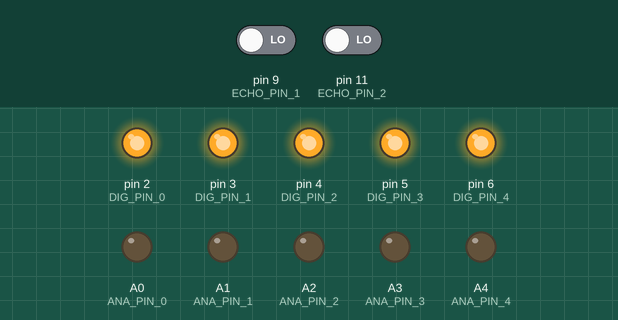
Recording of a sketch running on a simulated Arduino Uno, built with avr-gcc and run on an emulated ATmega328P. Shown: output pins drawn as LEDs (lit = HIGH). The inputs (shaded band) are chosen by the test bench; at power-on: pin 9 (ECHO_PIN_1) LOW, pin 11 (ECHO_PIN_2) LOW. Pins used as bus, display or sensor lines are not drawn; what the sketch prints to the serial monitor is not drawn.

Above: at 0.2 s.
Timing chart, 0 to 1.7 s (numbered marks = the images above):
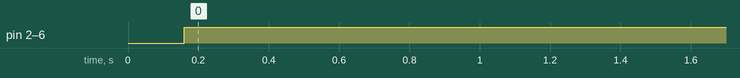

Measured:
- by itself, pin 2 (DIG_PIN_0), pin 3 (DIG_PIN_1), pin 4 (DIG_PIN_2), pin 5 (DIG_PIN_3), pin 6 (DIG_PIN_4): LOW → HIGH at 0.16 s

The sketch:

2_Row_Multiplexing.ino
```cpp
/*
2_Row_Multiplexing.ino

The main code for the gesture-controlled LED matrix
Authors: Kate Chamberlin, Scott Davidsen, Fergus Duggan.
Date: 27 Aug 2018
*/

#include "pins.h"
#include "distance_LEDs.h"
#include "circBufT.h"
#include "swipe_control.h"


static circBuf_t x_circ_buff;
static circBuf_t y_circ_buff;
uint8_t counter = 0; //global to trigger determination of state when buffs full.

//Initialise al pins, buffers and serial output.
void setup() {
  pinMode(TRIG_PIN_1, OUTPUT); // Sets the TRIG_PIN_ as an Output
  pinMode(ECHO_PIN_1, INPUT); // Sets the ECHO_PIN_ as an Input
  pinMode(TRIG_PIN_2, OUTPUT); // Sets the TRIG_PIN_ as an Output
  pinMode(ECHO_PIN_2, INPUT); // Sets the ECHO_PIN_ as an Input
  Serial.begin(115200); // Starts the serial communication

  pinMode(DIG_PIN_0, OUTPUT);
  pinMode(DIG_PIN_1, OUTPUT);
  pinMode(DIG_PIN_2, OUTPUT);
  pinMode(DIG_PIN_3, OUTPUT);
  pinMode(DIG_PIN_4, OUTPUT);

  pinMode(ANA_PIN_0, OUTPUT);
  pinMode(ANA_PIN_1, OUTPUT);
  pinMode(ANA_PIN_2, OUTPUT);
  pinMode(ANA_PIN_3, OUTPUT);
  pinMode(ANA_PIN_4, OUTPUT);

  initCircBuf(&x_circ_buff, BUFF_SIZE);
  initCircBuf(&y_circ_buff, BUFF_SIZE);
}

void loop() {
  counter++;
  int x_distance = readDistance(TRIG_PIN_1, ECHO_PIN_1);
  int y_distance = readDistance(TRIG_PIN_2, ECHO_PIN_2);
  writeCircBuf(&x_circ_buff, x_distance);
  writeCircBuf(&y_circ_buff, y_distance);
  LEDControl(x_distance, y_distance); // Turn on the LEDs
  State state = Waiting;
  if (counter == BUFF_SIZE-1) {
    state = process_buffs(&x_circ_buff, &y_circ_buff);
    switch(state) {
      case 0: Serial.print("WAITING\n"); break;
      case 1: Serial.print("LEFT\n"); break;
      case 2: Serial.print("RIGHT\n"); break;
      case 3: Serial.print("UP\n"); break;
      case 4: Serial.print("DOWN\n"); break;
    }
    counter = 0; //reset counter
  }
}
```

circBufT.cpp
```cpp
// *******************************************************
//
// circBufT.c
//
// Support for a circular buffer of uint32_t values on the
//  Tiva processor.
// Used with permission for Arduino LED display project
// Editors: Robert Loomes, Kate Chamberlin, Josh Lowe
// Original code by University of Canterbury.
// Last modified:  3.6.2018
//
// *******************************************************

#include <stdint.h>
#include "stdlib.h"
#include "circBufT.h"

// *******************************************************
// initCircBuf: Initialise the circBuf instance. Reset both indices to
// the start of the buffer.  Dynamically allocate and clear the the
// memory and return a pointer for the data.  Return NULL if
// allocation fails.
uint32_t *
initCircBuf (circBuf_t *buffer, uint32_t size)
{
	buffer->windex = 0;
	buffer->rindex = 0;
	buffer->size = size;
	buffer->data =
        (uint32_t *) calloc (size, sizeof(uint32_t));
	return buffer->data;
}
   // Note use of calloc() to clear contents.

// *******************************************************
// writeCircBuf: insert entry at the current windex location,
// advance windex, modulo (buffer size).
void
writeCircBuf (circBuf_t *buffer, uint32_t entry)
{
	buffer->data[buffer->windex] = entry;
	buffer->windex++;
	if (buffer->windex >= buffer->size)
	   buffer->windex = 0;
}

// *******************************************************
// readCircBuf: return entry at the current rindex location,
// advance rindex, modulo (buffer size). The function does not check
// if reading has advanced ahead of writing.
uint32_t
readCircBuf (circBuf_t *buffer)
{
	uint32_t entry;

	entry = buffer->data[buffer->rindex];
	buffer->rindex++;
	if (buffer->rindex >= buffer->size)
	   buffer->rindex = 0;
    return entry;
}

// *******************************************************
// freeCircBuf: Releases the memory allocated to the buffer data,
// sets pointer to NULL and ohter fields to 0. The buffer can
// re-initialised by another call to initCircBuf().
void
freeCircBuf (circBuf_t * buffer)
{
	buffer->windex = 0;
	buffer->rindex = 0;
	buffer->size = 0;
	free (buffer->data);
	buffer->data = NULL;
}
```

circBufT.h
```cpp
#ifndef CIRCBUFT_H_
#define CIRCBUFT_H_

// *******************************************************
//
// circBufT.h
//
// Support for a circular buffer of uint32_t values on the
//  Tiva processor.
// Robert Loomes, Kate Chamberlin, Josh Lowe
// Last modified:  3.8.2018
//
// *******************************************************
#include <stdint.h>

// *******************************************************
// Buffer structure
typedef struct {
	uint32_t size;		// Number of entries in buffer
	uint32_t windex;	// index for writing, mod(size)
	uint32_t rindex;	// index for reading, mod(size)
	uint32_t *data;		// pointer to the data
} circBuf_t;

// *******************************************************
// initCircBuf: Initialise the circBuf instance. Reset both indices to
// the start of the buffer.  Dynamically allocate and clear the the
// memory and return a pointer for the data.  Return NULL if
// allocation fails.
uint32_t *
initCircBuf (circBuf_t *buffer, uint32_t size);

// *******************************************************
// writeCircBuf: insert entry at the current windex location,
// advance windex, modulo (buffer size).
void
writeCircBuf (circBuf_t *buffer, uint32_t entry);

// *******************************************************
// readCircBuf: return entry at the current rindex location,
// advance rindex, modulo (buffer size). The function deos not check
// if reading has advanced ahead of writing.
uint32_t
readCircBuf (circBuf_t *buffer);

// *******************************************************
// freeCircBuf: Releases the memory allocated to the buffer data,
// sets pointer to NULL and other fields to 0. The buffer can
// re initialised by another call to initCircBuf().
void
freeCircBuf (circBuf_t *buffer);

#endif /*CIRCBUFT_H_*/
```

distance_LEDs.cpp
```cpp
/*
distance_LEDs.cpp

Module for controlling the LEDs on the device.
Authors: Kate Chamberlin, Scott Davidsen, Fergus Duggan.
Date: 03 Sep 2018
*/

#include "distance_LEDs.h"

// Read the distance from the ultrasonic sensors
int readDistance(int trig_pin, int echo_pin) {
  // Clears the trigPin
  digitalWrite(trig_pin, LOW);
  delay(10);

  // Sets the trigPin on HIGH state for 50 milli seconds
  digitalWrite(trig_pin, HIGH);
  delay(20);
  digitalWrite(trig_pin, LOW);

  // Reads the echoPin, returns the sound wave travel time in microseconds
  unsigned long duration = pulseIn(echo_pin, HIGH, ECHO_TIMEOUT);

  // Calculating the distance in cm using speed of sound
  float distance = duration*0.034/2;
  // If out of bounds, reset
  if (distance > MAX_DISTANCE) {
    distance = 0;
  }
  return distance;
}

// Turning on and off the LED's as a function of distance from the distance sensor
// Analogue - active low. Digital - active high.
void LEDControl(int x_distance, int y_distance) {
	//TODO adjust for y distance too.
	if (y_distance >= MIN_DISTANCE && y_distance < DIST_1) {
	  analogWrite(ANA_PIN_0, ANA_HIGH);
  	analogWrite(ANA_PIN_1, ANA_HIGH);
  	analogWrite(ANA_PIN_2, ANA_HIGH);
  	analogWrite(ANA_PIN_3, ANA_HIGH);
  	analogWrite(ANA_PIN_4, LOW);
	}
  else if (y_distance >= DIST_1 && y_distance < DIST_2) {
    analogWrite(ANA_PIN_0, ANA_HIGH);
    analogWrite(ANA_PIN_1, ANA_HIGH);
    analogWrite(ANA_PIN_2, ANA_HIGH);
    analogWrite(ANA_PIN_3, LOW);
    analogWrite(ANA_PIN_4, LOW);
  }
  else if (y_distance >= DIST_2 && y_distance < DIST_3) {
    analogWrite(ANA_PIN_0, ANA_HIGH);
    analogWrite(ANA_PIN_1, ANA_HIGH);
    analogWrite(ANA_PIN_2, LOW);
    analogWrite(ANA_PIN_3, LOW);
    analogWrite(ANA_PIN_4, LOW);
  }
  else if (y_distance >= DIST_3 && y_distance < DIST_4) {
    analogWrite(ANA_PIN_0, ANA_HIGH);
    analogWrite(ANA_PIN_1, LOW);
    analogWrite(ANA_PIN_2, LOW);
    analogWrite(ANA_PIN_3, LOW);
    analogWrite(ANA_PIN_4, LOW);
  }
  else if (y_distance >= DIST_4 && y_distance < MAX_DISTANCE) {
    analogWrite(ANA_PIN_0, LOW);
    analogWrite(ANA_PIN_1, LOW);
    analogWrite(ANA_PIN_2, LOW);
    analogWrite(ANA_PIN_3, LOW);
    analogWrite(ANA_PIN_4, LOW);
  }
  else {
    analogWrite(ANA_PIN_0, LOW);
    analogWrite(ANA_PIN_1, LOW);
    analogWrite(ANA_PIN_2, LOW);
    analogWrite(ANA_PIN_3, LOW);
    analogWrite(ANA_PIN_4, LOW);
  }

	if (x_distance >= MIN_DISTANCE && x_distance < DIST_1) {
		digitalWrite(DIG_PIN_0, LOW);
		digitalWrite(DIG_PIN_1, LOW);
		digitalWrite(DIG_PIN_2, LOW);
		digitalWrite(DIG_PIN_3, LOW);
	  digitalWrite(DIG_PIN_4, HIGH);
  }
  else if (x_distance >= DIST_1 && x_distance < DIST_2) {
    digitalWrite(DIG_PIN_0, LOW);
		digitalWrite(DIG_PIN_1, LOW);
		digitalWrite(DIG_PIN_2, LOW);
		digitalWrite(DIG_PIN_3, HIGH);
	  digitalWrite(DIG_PIN_4, HIGH);
  }
  else if (x_distance >= DIST_2 && x_distance < DIST_3) {
    digitalWrite(DIG_PIN_0, LOW);
		digitalWrite(DIG_PIN_1, LOW);
		digitalWrite(DIG_PIN_2, HIGH);
		digitalWrite(DIG_PIN_3, HIGH);
	  digitalWrite(DIG_PIN_4, HIGH);
  }
  else if (x_distance >= DIST_3 && x_distance < DIST_4) {
    digitalWrite(DIG_PIN_0, LOW);
		digitalWrite(DIG_PIN_1, HIGH);
		digitalWrite(DIG_PIN_2, HIGH);
		digitalWrite(DIG_PIN_3, HIGH);
	  digitalWrite(DIG_PIN_4, HIGH);
  }
  else if (x_distance >= DIST_4 && x_distance <= MAX_DISTANCE) {
    digitalWrite(DIG_PIN_0, HIGH);
		digitalWrite(DIG_PIN_1, HIGH);
		digitalWrite(DIG_PIN_2, HIGH);
		digitalWrite(DIG_PIN_3, HIGH);
	  digitalWrite(DIG_PIN_4, HIGH);
  }
	else {
		digitalWrite(DIG_PIN_0, HIGH);
		digitalWrite(DIG_PIN_1, HIGH);
		digitalWrite(DIG_PIN_2, HIGH);
		digitalWrite(DIG_PIN_3, HIGH);
	  digitalWrite(DIG_PIN_4, HIGH);
	}
}
```

distance_LEDs.h
```cpp
/*
distance_LEDs.h

Functions for controlling the LEDs, max/min distances,
and spacial sectioning.
Authors: Kate Chamberlin, Scott Davidsen, Fergus Duggan.
Date: 03 Sep 2018
*/
#ifndef DISTANCE_LEDS_H_
#define DISTANCE_LEDS_H_

#include "pins.h"
#include "Arduino.h"

// Constants
#define ECHO_TIMEOUT 50000 //50ms
#define MIN_DISTANCE 3
#define DIST_1 6
#define DIST_2 9
#define DIST_3 12
#define DIST_4 15
#define MAX_DISTANCE 18

int readDistance(int trig_pin, int echo_pin);

void LEDControl(int x_distance, int y_distance);
#endif /*DISTANCE_LEDS_H_*/
```

regression.cpp
```cpp
/*
regression.cpp

Linear regression code provided by John Brooks - Smarter Every Day
http://jwbrooks.blogspot.com/2014/02/arduino-linear-regression-function.html
Edited by Kate Chamberlin, Scott Davidsen, Fergus Duggan.
Date: 05 Sep 2018
*/


#include "regression.h"


float simpLinReg(float* x, float* y, int n){
  // pass x and y arrays (pointers), lrCoef pointer, and n.  The lrCoef array is comprised of the slope=lrCoef[0] and intercept=lrCoef[1].  n is length of the x and y arrays.
  // http://en.wikipedia.org/wiki/Simple_linear_regression

  // initialize variables
	float lrCoef=0;
  float xbar=0;
  float ybar=0;
  float xybar=0;
  float xsqbar=0;

  // calculations required for linear regression
  for (int i=0; i<n; i++){
    xbar=xbar+x[i];
    ybar=ybar+y[i];
    xybar=xybar+x[i]*y[i];
    xsqbar=xsqbar+x[i]*x[i];
  }
  xbar=xbar/n;
  ybar=ybar/n;
  xybar=xybar/n;
  xsqbar=xsqbar/n;

  // simple linear regression algorithm
  lrCoef=(xybar-xbar*ybar)/(xsqbar-xbar*xbar);
	if (n == 1 || n == 0) { //if the arrays aren't big enough for a regression set to 0.
		lrCoef = 0;
	}
	return lrCoef;
}
```

regression.h
```cpp
#ifndef REGRESSION_H_
#define REGRESSION_H_

#include "Arduino.h"

float simpLinReg(float* x, float* y, int n);

#endif /*REGRESSION_H_*/
```

swipe_control.cpp
```cpp
/*
swipe_control.cpp

Module for determining the swipe state of the device.
Depending on buffer data, will determine if device is waiting or
swiping left, right, up, or down.
Authors: Kate Chamberlin, Scott Davidsen, Fergus Duggan.
Date: 05 Sep 2018
*/

#include "swipe_control.h"

//Determines the state dependent on distance gradients.
State determine_state(float x_grad, float y_grad) {
	State state = Waiting;
	if (x_grad) {//if x has gradient change
		if (abs(x_grad) < abs(y_grad) && y_grad) {//if y also does, choose lowest grad
			if (y_grad > 0) {
				state = U_Swipe;
			} else {
				state = D_Swipe;
			}
		} else {
			if (x_grad > 0) {
				state = R_Swipe;
			} else {
				state = L_Swipe;
			}
		}
	} else if (y_grad) {
		if (abs(y_grad) < abs(x_grad) && x_grad) {
			if (x_grad > 0) {
				state = R_Swipe;
			} else {
				state = L_Swipe;
			}
		} else {
			if (y_grad > 0) {
				state = U_Swipe;
			} else {
				state = D_Swipe;
			}
		}
	}
	return state;
}

//Process the buffers so that the gesture state can be determined.
State process_buffs(circBuf_t* x_buff, circBuf_t* y_buff) {
	//local variables
	float x_temp[BUFF_SIZE] = {0};
	float y_temp[BUFF_SIZE] = {0};
	float t_temp[BUFF_SIZE] = {0};
	int size = 0;
	int x_time = 1;
	int y_time = 1;

	//populate x buffer and x_time buffer with datapoints, ignoring zeros.
	while (x_time <= BUFF_SIZE) {
		int temp = readCircBuf(x_buff);
		if (temp != 0) {
			x_temp[size] = temp;
			t_temp[size] = x_time;
			size++;
		}
		x_time++;
	}
	float x[size];
	float x_t[size];
	for (int i = 0; i < size; i++) {
		x[i] = x_temp[i];
		x_t[i] = t_temp[i];
	}

	//populate y buffer and y_time buffer with datapoints, ignoring zeros.
	size = 0;
	memset(t_temp, 0, BUFF_SIZE); //reset temp time buffer to zero
	while (y_time <= BUFF_SIZE) {
		int temp = readCircBuf(y_buff);
		if (temp != 0) {
			y_temp[size] = temp;
			t_temp[size] = y_time;
			size++;
		}
		y_time++;
	}

	float y[size];
	float y_t[size];
	for (int i = 0; i < size; i++) {
		y[i] = y_temp[i];
		y_t[i] = t_temp[i];
	}

	//use linear regression to determine gradient of swipe
	float x_grad = simpLinReg(x_t, x, sizeof(x_t)/sizeof(float));
	float y_grad = simpLinReg(y_t, y, sizeof(y_t)/sizeof(float));
	// Serial.print("X: ");
	// Serial.println(x_grad, 4);
	// Serial.print("Y: ");
	// Serial.println(y_grad, 4);

	State state = determine_state(x_grad, y_grad);
	return state;
}			
```

swipe_control.h
```cpp
/*
swipe_control.h

Module for determining the gesture state of the device.
Enum of state included.
Authors: Kate Chamberlin, Scott Davidsen, Fergus Duggan.
Date: 03 Sep 2018
*/

#ifndef SWIPE_CONTROL_H_
#define SWIPE_CONTROL_H_

#include "Arduino.h"
#include "pins.h"
#include "circBufT.h"
#include "regression.h"


enum State{Waiting, L_Swipe, R_Swipe, U_Swipe, D_Swipe}; //swipe states

//Determines the state dependent on distance gradients.
State determine_state(float x_grad, float y_grad);

//Process the buffers so that the gesture state can be determined.
State process_buffs(circBuf_t* x_buff, circBuf_t* y_buff);

#endif /*SWIPE_CONTROL_H_*/
```

pins.h
```cpp
/*
pins.h

Definitions for all relevant pins and global constants.
Can be adjusted to suit new microcontroller (pin defs and
analogue high voltage) or speed of response (Buff_size).
Authors: Kate Chamberlin, Scott Davidsen, Fergus Duggan.
Date: 03 Sep 2018
*/
#ifndef PINS_H_
#define PINS_H_

//digital pins
#define DIG_PIN_0 2
#define DIG_PIN_1 3
#define DIG_PIN_2 4
#define DIG_PIN_3 5
#define DIG_PIN_4 6

//analogue pins
#define ANA_PIN_0 A0
#define ANA_PIN_1 A1
#define ANA_PIN_2 A2
#define ANA_PIN_3 A3
#define ANA_PIN_4 A4

//sensor pins
#define TRIG_PIN_1 8
#define ECHO_PIN_1 9
#define TRIG_PIN_2 10
#define ECHO_PIN_2 11

//global constants
#define ANA_HIGH 255
#define BUFF_SIZE 20

#endif /*PINS_H_*/
```
